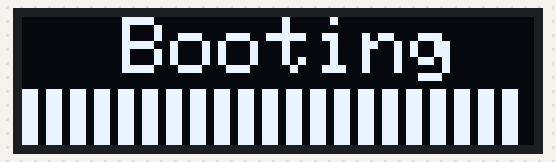
Recording of a program running on a simulated Arduino Nano, built with avr-gcc and run on an emulated ATmega328P. Parts: 128×32 one-colour display. Random numbers use the default seed unless the program sets one.

Above: at 1.0 s.
At 1.5 s:
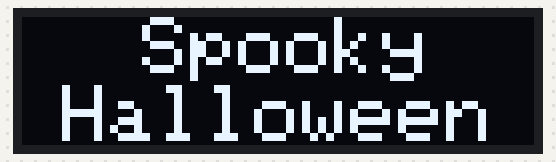
At 2.9 s:
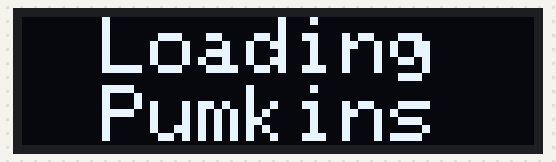
At 3.9 s:
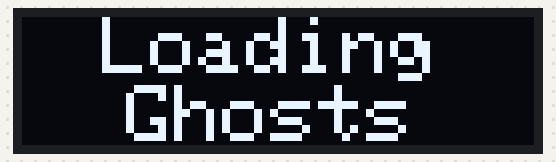
At 22.79 s:
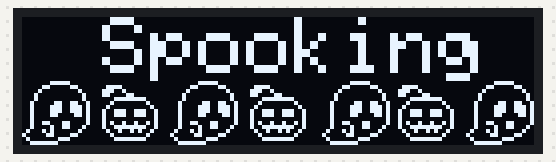
At 39.83 s:
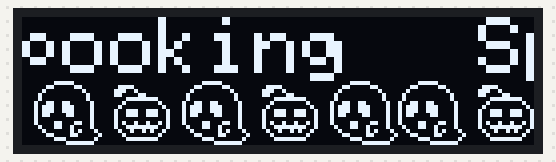

Measured:
- what the display in image 0 shows lasts 0.5 s, from 1.0 s to 1.5 s
- what the display in image 1 shows lasts 1.3 s, from 1.5 s to 2.8 s
- what the display in image 3 shows lasts 1.1 s, from 3.8 s to 4.9 s

The program:

main.cpp
```cpp
#include <Arduino.h>
#include <Adafruit_NeoPixel.h>
#include <Adafruit_SSD1306.h>
#include <Adafruit_I2CDevice.h>
#include <Wire.h>


/* #region  Display */

Adafruit_SSD1306 display = Adafruit_SSD1306(128, 32, &Wire, 4);
const int RIGHT = 0;
const int LEFT = 1;

int progressbarPosition = 0;

/*!
Creates a progressbar and advances it by one recktangle every time this method is called
*/
void progressBar(bool progressbarBegin)
{
  int nextProgressbarPosition = progressbarPosition + 6;

  if (nextProgressbarPosition >= 126 || progressbarBegin)
  {
    nextProgressbarPosition = 0;
    display.fillRect(0, 18, 127, 18, BLACK);
  }

  display.fillRect(nextProgressbarPosition, 18, 4, 18,  WHITE);
  display.display();
  delay(30);

  progressbarPosition = nextProgressbarPosition;
}

/*!
Initiates the OLED display and displays the booting screen
*/
void setupDisplay()
{
  display.begin(SSD1306_SWITCHCAPVCC, 0x3C);
  display.clearDisplay();
  display.setCursor(25, 0);
  display.setTextSize(2);
  display.setTextColor(WHITE);
  display.print("Booting");
  display.display();

  progressBar(true);

  for (size_t i = 0; i < 20; i++)
  {
    progressBar(false);
  }

  delay(500);
  display.clearDisplay();
  display.stopscroll();
  display.display();
}

/*!

*/
void setCursorSettings(const int& cursorX, const int& cursorY, const int& size, const int& color = WHITE)
{
  display.setTextColor(color);
  display.setTextSize(size);
  display.setCursor(cursorX, cursorY);
}

/*!
Scrolls the content of the either left or right for x amount of millisecons
For a 128x32 OLED their are 4 sections 1-4
*/
void scrollDisplay(const int &startSection, const int &endSection, const int &duration, const int &direction)
{
  if (direction == RIGHT)
  {
    display.startscrollright(startSection, endSection);
  }
  else if (direction == LEFT)
  {
    display.startscrollleft(startSection, endSection);
  }
  delay(duration);
  display.stopscroll();
}

/*!
Prints a bitmap of ghosts and pumpkins that look to the right
*/
void printGhostRight()
{
  static const unsigned char PROGMEM right_looking_white[] =
  { 0x01, 0xf0, 0x00, 0x00, 0x00, 0x0f, 0x80, 0x00, 0x00, 0x00, 0x3e, 0x00, 0x00, 0x00, 0x03, 0xe0,
  0x06, 0x0c, 0x07, 0x80, 0x00, 0x30, 0x60, 0x3c, 0x00, 0x00, 0xc1, 0x81, 0xe0, 0x00, 0x0c, 0x18,
  0x08, 0x02, 0x0e, 0x40, 0x00, 0x40, 0x10, 0x72, 0x00, 0x01, 0x00, 0x43, 0x90, 0x00, 0x10, 0x04,
  0x10, 0x01, 0x0c, 0x30, 0x00, 0x80, 0x08, 0x61, 0x80, 0x02, 0x00, 0x23, 0x0c, 0x00, 0x20, 0x02,
  0x10, 0x01, 0x01, 0xfe, 0x00, 0x80, 0x08, 0x0f, 0xf0, 0x02, 0x00, 0x20, 0x7f, 0x80, 0x20, 0x02,
  0x20, 0xcc, 0x82, 0x01, 0x01, 0x06, 0x64, 0x10, 0x08, 0x04, 0x19, 0x90, 0x80, 0x40, 0x41, 0x99,
  0x21, 0xce, 0x84, 0x00, 0x81, 0x0e, 0x74, 0x20, 0x04, 0x04, 0x39, 0xd1, 0x00, 0x20, 0x43, 0x9d,
  0x21, 0xce, 0x89, 0xce, 0x41, 0x0e, 0x74, 0x4e, 0x72, 0x04, 0x39, 0xd2, 0x73, 0x90, 0x43, 0x9d,
  0x21, 0x86, 0x89, 0xce, 0x41, 0x0c, 0x34, 0x4e, 0x72, 0x04, 0x30, 0xd2, 0x73, 0x90, 0x43, 0x0d,
  0x20, 0x00, 0x88, 0x00, 0x41, 0x00, 0x04, 0x40, 0x02, 0x04, 0x00, 0x12, 0x00, 0x10, 0x40, 0x01,
  0x26, 0x30, 0x8a, 0x49, 0x41, 0x31, 0x84, 0x52, 0x4a, 0x04, 0xc6, 0x12, 0x92, 0x50, 0x4c, 0x61,
  0x21, 0x31, 0x09, 0xfe, 0x41, 0x09, 0x88, 0x4f, 0xf2, 0x04, 0x26, 0x22, 0x7f, 0x90, 0x42, 0x62,
  0x45, 0x02, 0x04, 0x94, 0x82, 0x28, 0x10, 0x24, 0xa4, 0x08, 0xa0, 0x41, 0x25, 0x20, 0x8a, 0x04,
  0x83, 0x0c, 0x02, 0x01, 0x04, 0x18, 0x60, 0x10, 0x08, 0x10, 0x61, 0x80, 0x80, 0x41, 0x06, 0x18,
  0x40, 0x70, 0x01, 0xfe, 0x02, 0x03, 0x80, 0x0f, 0xf0, 0x08, 0x0e, 0x00, 0x7f, 0x80, 0x80, 0xe0,
  0x3f, 0x80, 0x00, 0x00, 0x01, 0xfc, 0x00, 0x00, 0x00, 0x07, 0xf0, 0x00, 0x00, 0x00, 0x7f, 0x00 };

  display.drawBitmap(0, 16, right_looking_white, 128, 16, WHITE);
}

/*!
Prints a bitmap of ghosts and pumpkins that look to the left
*/
void printGhostLeft()
{

  static const unsigned char PROGMEM left_looking_white[] =
  { 0x07, 0xc0, 0x00, 0x00, 0x00, 0x3e, 0x00, 0x00, 0x00, 0x01, 0xf0, 0x00, 0x00, 0x00, 0x0f, 0x80,
  0x18, 0x30, 0x07, 0x80, 0x00, 0xc1, 0x80, 0x3c, 0x00, 0x06, 0x0c, 0x01, 0xe0, 0x00, 0x30, 0x60,
  0x20, 0x08, 0x0e, 0x40, 0x01, 0x00, 0x40, 0x72, 0x00, 0x08, 0x02, 0x03, 0x90, 0x00, 0x40, 0x10,
  0x40, 0x04, 0x0c, 0x30, 0x02, 0x00, 0x20, 0x61, 0x80, 0x10, 0x01, 0x03, 0x0c, 0x00, 0x80, 0x08,
  0x40, 0x04, 0x01, 0xfe, 0x02, 0x00, 0x20, 0x0f, 0xf0, 0x10, 0x01, 0x00, 0x7f, 0x80, 0x80, 0x08,
  0x99, 0x82, 0x02, 0x01, 0x04, 0xcc, 0x10, 0x10, 0x08, 0x26, 0x60, 0x80, 0x80, 0x41, 0x33, 0x04,
  0xb9, 0xc2, 0x04, 0x00, 0x85, 0xce, 0x10, 0x20, 0x04, 0x2e, 0x70, 0x81, 0x00, 0x21, 0x73, 0x84,
  0xb9, 0xc2, 0x09, 0xce, 0x45, 0xce, 0x10, 0x4e, 0x72, 0x2e, 0x70, 0x82, 0x73, 0x91, 0x73, 0x84,
  0xb0, 0xc2, 0x09, 0xce, 0x45, 0x86, 0x10, 0x4e, 0x72, 0x2c, 0x30, 0x82, 0x73, 0x91, 0x61, 0x84,
  0x80, 0x02, 0x08, 0x00, 0x44, 0x00, 0x10, 0x40, 0x02, 0x20, 0x00, 0x82, 0x00, 0x11, 0x00, 0x04,
  0x86, 0x32, 0x0a, 0x49, 0x44, 0x31, 0x90, 0x52, 0x4a, 0x21, 0x8c, 0x82, 0x92, 0x51, 0x0c, 0x64,
  0x46, 0x42, 0x09, 0xfe, 0x42, 0x32, 0x10, 0x4f, 0xf2, 0x11, 0x90, 0x82, 0x7f, 0x90, 0x8c, 0x84,
  0x20, 0x51, 0x04, 0x94, 0x81, 0x02, 0x88, 0x24, 0xa4, 0x08, 0x14, 0x41, 0x25, 0x20, 0x40, 0xa2,
  0x18, 0x60, 0x82, 0x01, 0x00, 0xc3, 0x04, 0x10, 0x08, 0x06, 0x18, 0x20, 0x80, 0x40, 0x30, 0xc1,
  0x07, 0x01, 0x01, 0xfe, 0x00, 0x38, 0x08, 0x0f, 0xf0, 0x01, 0xc0, 0x40, 0x7f, 0x80, 0x0e, 0x02,
  0x00, 0xfe, 0x00, 0x00, 0x00, 0x07, 0xf0, 0x00, 0x00, 0x00, 0x3f, 0x80, 0x00, 0x00, 0x01, 0xfc };

  display.drawBitmap(0, 16, left_looking_white, 128, 16, WHITE);
}

/*!
Prints the halloween message that is displayed after the boot sequence is finished
*/
void halloweenMessage()
{
  setCursorSettings(30, 0, 2);
  display.print("Spooky");

  setCursorSettings(10, 17, 2);
  display.print("Halloween");
  display.display();

  int shake_spuky = 40;

  for (size_t i = 0; i < 5; i++)
  {
    scrollDisplay(0, 1, shake_spuky, RIGHT);
    scrollDisplay(0, 1, shake_spuky, LEFT);

    scrollDisplay(0, 1, shake_spuky, LEFT);
    scrollDisplay(0, 1, shake_spuky, RIGHT);
  }

  int shake_halloween = 26;

  for (size_t i = 0; i < 5; i++)
  {
    scrollDisplay(2, 3, shake_halloween, RIGHT);
    scrollDisplay(2, 3, shake_halloween, LEFT);

    scrollDisplay(2, 3, shake_halloween, LEFT);
    scrollDisplay(2, 3, shake_halloween, RIGHT);
  }

  display.clearDisplay();
  display.stopscroll();

  setCursorSettings(20, 0, 2);
  display.print("Loading");
  setCursorSettings(20, 17, 2);
  display.print("Pumkins");
  display.display();
  delay(500);

  display.clearDisplay();
  setCursorSettings(20, 0, 2);
  display.print("Loading");
  setCursorSettings(44, 17, 2);
  display.print("and");
  display.display();
  delay(500);

  display.clearDisplay();
  setCursorSettings(20, 0, 2);
  display.print("Loading");
  setCursorSettings(26, 17, 2);
  display.print("Ghosts");
  display.display();
  delay(500);
}

/*!
Creates an animation with a black background and white outlines
*/
void bmp_animation_black_on_white()
{
  setCursorSettings(0, 0, 2);
  display.print("Loading");

  setCursorSettings(0, 17, 2);
  display.print("Animation");

  display.display();
  delay(3000);
  display.clearDisplay();

  static const unsigned char PROGMEM left_looking_white[] =
{ 0xf8, 0x3f, 0xff, 0xff, 0xff, 0xc1, 0xff, 0xff, 0xff, 0xfe, 0x0f, 0xff, 0xff, 0xff, 0xf0, 0x7f,
0xe7, 0xcf, 0xf8, 0x7f, 0xff, 0x3e, 0x7f, 0xc3, 0xff, 0xf9, 0xf3, 0xfe, 0x1f, 0xff, 0xcf, 0x9f,
0xdf, 0xf7, 0xf1, 0xbf, 0xfe, 0xff, 0xbf, 0x8d, 0xff, 0xf7, 0xfd, 0xfc, 0x6f, 0xff, 0xbf, 0xef,
0xbf, 0xfb, 0xf3, 0xcf, 0xfd, 0xff, 0xdf, 0x9e, 0x7f, 0xef, 0xfe, 0xfc, 0xf3, 0xff, 0x7f, 0xf7,
0xbf, 0xfb, 0xfe, 0x01, 0xfd, 0xff, 0xdf, 0xf0, 0x0f, 0xef, 0xfe, 0xff, 0x80, 0x7f, 0x7f, 0xf7,
0x66, 0x7d, 0xfd, 0xfe, 0xfb, 0x33, 0xef, 0xef, 0xf7, 0xd9, 0x9f, 0x7f, 0x7f, 0xbe, 0xcc, 0xfb,
0x46, 0x3d, 0xfb, 0xff, 0x7a, 0x31, 0xef, 0xdf, 0xfb, 0xd1, 0x8f, 0x7e, 0xff, 0xde, 0x8c, 0x7b,
0x46, 0x3d, 0xf6, 0x31, 0xba, 0x31, 0xef, 0xb1, 0x8d, 0xd1, 0x8f, 0x7d, 0x8c, 0x6e, 0x8c, 0x7b,
0x4f, 0x3d, 0xf6, 0x31, 0xba, 0x79, 0xef, 0xb1, 0x8d, 0xd3, 0xcf, 0x7d, 0x8c, 0x6e, 0x9e, 0x7b,
0x7f, 0xfd, 0xf7, 0xff, 0xbb, 0xff, 0xef, 0xbf, 0xfd, 0xdf, 0xff, 0x7d, 0xff, 0xee, 0xff, 0xfb,
0x79, 0xcd, 0xf5, 0xb6, 0xbb, 0xce, 0x6f, 0xad, 0xb5, 0xde, 0x73, 0x7d, 0x6d, 0xae, 0xf3, 0x9b,
0xb9, 0xbd, 0xf6, 0x01, 0xbd, 0xcd, 0xef, 0xb0, 0x0d, 0xee, 0x6f, 0x7d, 0x80, 0x6f, 0x73, 0x7b,
0xdf, 0xae, 0xfb, 0x6b, 0x7e, 0xfd, 0x77, 0xdb, 0x5b, 0xf7, 0xeb, 0xbe, 0xda, 0xdf, 0xbf, 0x5d,
0xe7, 0x9f, 0x7d, 0xfe, 0xff, 0x3c, 0xfb, 0xef, 0xf7, 0xf9, 0xe7, 0xdf, 0x7f, 0xbf, 0xcf, 0x3e,
0xf8, 0xfe, 0xfe, 0x01, 0xff, 0xc7, 0xf7, 0xf0, 0x0f, 0xfe, 0x3f, 0xbf, 0x80, 0x7f, 0xf1, 0xfd,
0xff, 0x01, 0xff, 0xff, 0xff, 0xf8, 0x0f, 0xff, 0xff, 0xff, 0xc0, 0x7f, 0xff, 0xff, 0xfe, 0x03 };

static const unsigned char PROGMEM right_looking_white[] =
{ 0xfe, 0x0f, 0xff, 0xff, 0xff, 0xf0, 0x7f, 0xff, 0xff, 0xff, 0xc1, 0xff, 0xff, 0xff, 0xfc, 0x1f,
0xf9, 0xf3, 0xf8, 0x7f, 0xff, 0xcf, 0x9f, 0xc3, 0xff, 0xff, 0x3e, 0x7e, 0x1f, 0xff, 0xf3, 0xe7,
0xf7, 0xfd, 0xf1, 0xbf, 0xff, 0xbf, 0xef, 0x8d, 0xff, 0xfe, 0xff, 0xbc, 0x6f, 0xff, 0xef, 0xfb,
0xef, 0xfe, 0xf3, 0xcf, 0xff, 0x7f, 0xf7, 0x9e, 0x7f, 0xfd, 0xff, 0xdc, 0xf3, 0xff, 0xdf, 0xfd,
0xef, 0xfe, 0xfe, 0x01, 0xff, 0x7f, 0xf7, 0xf0, 0x0f, 0xfd, 0xff, 0xdf, 0x80, 0x7f, 0xdf, 0xfd,
0xdf, 0x33, 0x7d, 0xfe, 0xfe, 0xf9, 0x9b, 0xef, 0xf7, 0xfb, 0xe6, 0x6f, 0x7f, 0xbf, 0xbe, 0x66,
0xde, 0x31, 0x7b, 0xff, 0x7e, 0xf1, 0x8b, 0xdf, 0xfb, 0xfb, 0xc6, 0x2e, 0xff, 0xdf, 0xbc, 0x62,
0xde, 0x31, 0x76, 0x31, 0xbe, 0xf1, 0x8b, 0xb1, 0x8d, 0xfb, 0xc6, 0x2d, 0x8c, 0x6f, 0xbc, 0x62,
0xde, 0x79, 0x76, 0x31, 0xbe, 0xf3, 0xcb, 0xb1, 0x8d, 0xfb, 0xcf, 0x2d, 0x8c, 0x6f, 0xbc, 0xf2,
0xdf, 0xff, 0x77, 0xff, 0xbe, 0xff, 0xfb, 0xbf, 0xfd, 0xfb, 0xff, 0xed, 0xff, 0xef, 0xbf, 0xfe,
0xd9, 0xcf, 0x75, 0xb6, 0xbe, 0xce, 0x7b, 0xad, 0xb5, 0xfb, 0x39, 0xed, 0x6d, 0xaf, 0xb3, 0x9e,
0xde, 0xce, 0xf6, 0x01, 0xbe, 0xf6, 0x77, 0xb0, 0x0d, 0xfb, 0xd9, 0xdd, 0x80, 0x6f, 0xbd, 0x9d,
0xba, 0xfd, 0xfb, 0x6b, 0x7d, 0xd7, 0xef, 0xdb, 0x5b, 0xf7, 0x5f, 0xbe, 0xda, 0xdf, 0x75, 0xfb,
0x7c, 0xf3, 0xfd, 0xfe, 0xfb, 0xe7, 0x9f, 0xef, 0xf7, 0xef, 0x9e, 0x7f, 0x7f, 0xbe, 0xf9, 0xe7,
0xbf, 0x8f, 0xfe, 0x01, 0xfd, 0xfc, 0x7f, 0xf0, 0x0f, 0xf7, 0xf1, 0xff, 0x80, 0x7f, 0x7f, 0x1f,
0xc0, 0x7f, 0xff, 0xff, 0xfe, 0x03, 0xff, 0xff, 0xff, 0xf8, 0x0f, 0xff, 0xff, 0xff, 0x80, 0xff };


  display.drawBitmap(0, 0, left_looking_white, 128, 16, WHITE);
  display.drawBitmap(0, 16, right_looking_white, 128, 16, WHITE);
  display.display();


  display.startscrollleft(0, 1);
  delay(5000);
  display.startscrollright(2, 3);
  delay(5000);
  display.stopscroll();
}

/*!
Creates an animation with a white background and balck outlines
*/
void bmp_animation_white_on_black()
{
  for (size_t i = 0; i < 10; i++)
  {
    display.clearDisplay();
    setCursorSettings(20, 0, 2);
    display.print("Spooking");

    printGhostRight();
    display.display();
    display.startscrollright(2, 3);
    delay(2200);

    display.clearDisplay();
    setCursorSettings(20, 0, 2);
    display.print("Spooking");
    printGhostLeft();
    display.display();
    display.startscrollleft(2, 3);
    delay(2200);
  }

}

/* #endregion */

/* #region  LED's */
#define lamp
int BRIGHTNESS = 20;


/*!
Different Configurations since my desks & lamps use differnt length and types of LED Strips
*/
#ifdef lamp
int STRIP_SIZE = 20;
neoPixelType LED_TYPE = NEO_GRBW + NEO_KHZ800;
uint32_t PURPLE_COLOR = Adafruit_NeoPixel::gamma32(Adafruit_NeoPixel::Color(142,0,255));
uint32_t ORANGE_COLOR = Adafruit_NeoPixel::gamma32(Adafruit_NeoPixel::Color(255,168,18));
int SNAKE_SPEED = 85;
int SNAKE_LENGTH = 4;
#endif

#ifdef officedesk
int STRIP_SIZE = 47;
neoPixelType LED_TYPE = NEO_GRBW + NEO_KHZ800;
uint32_t PURPLE_COLOR = Adafruit_NeoPixel::gamma32(Adafruit_NeoPixel::Color(255,135,10));
uint32_t ORANGE_COLOR = Adafruit_NeoPixel::gamma32(Adafruit_NeoPixel::Color(132,0,190));
int SNAKE_SPEED = 30;
int SNAKE_LENGTH = 14;
#endif

#ifdef standingdesk
int STRIP_SIZE = 112;
neoPixelType LED_TYPE = NEO_GRB + NEO_KHZ800;
uint32_t PURPLE_COLOR = Adafruit_NeoPixel::gamma32(Adafruit_NeoPixel::Color(142,0,255));
uint32_t ORANGE_COLOR = Adafruit_NeoPixel::gamma32(Adafruit_NeoPixel::Color(255,168,18));
int SNAKE_SPEED = 30;
int SNAKE_LENGTH = 28;
#endif

Adafruit_NeoPixel strip = Adafruit_NeoPixel(STRIP_SIZE, 5, LED_TYPE);

/*!
Moves a line of x LED's from the beginning to the end of the LED's strip and wraps it around, to the beginning, once it hit the end
*/
void snakeAnimation()
{

  if(SNAKE_LENGTH >= strip.numPixels()) SNAKE_LENGTH = strip.numPixels() - 1;

  int      head          = SNAKE_LENGTH - 1;
  int      tail          = 0;
  int      loops         = 20000;
  int      loopNum       = 0;
  uint32_t lastTime      = millis();

  while(true) { // Repeat forever (or until a 'break' or 'return')

    for(int i=0; i<strip.numPixels(); i++) {  // For each pixel in strip...
      if(((i >= tail) && (i <= head)) ||      //  If between head & tail...
         ((tail > head) && ((i >= tail) || (i <= head)))) {
        strip.setPixelColor(i, ORANGE_COLOR); // Set white
      } else {                                             // else set rainbow
        strip.setPixelColor(i, PURPLE_COLOR);
      }
    }

    strip.show();

    if((millis() - lastTime) > SNAKE_SPEED) { // Time to update head/tail?
      if(++head >= strip.numPixels()) {      // Advance head, wrap around
        head = 0;
        if(++loopNum >= loops) return;
      }
      if(++tail >= strip.numPixels()) {      // Advance tail, wrap around
        tail = 0;
      }
      lastTime = millis();                   // Save time of last movement
    }

  }
}

/*!
Lights up an x amount of random LED's in orange every 500 milliseconds
*/
void cracklingStrip()
{
  while (true)
  {
    strip.fill(PURPLE_COLOR, 0, STRIP_SIZE);

    for (size_t i = 0; i < 20; i++)
    {
      //int randomBrightness = random(20, 255);
      int randomLED = random (0, STRIP_SIZE);
      strip.setPixelColor(randomLED, ORANGE_COLOR);
    }

    strip.show();
    delay(500);
  }

}


/* #endregion */


void ledMain()
{
  strip.begin();
  strip.clear();
  strip.setBrightness(BRIGHTNESS);
  strip.show();

  snakeAnimation();
  //cracklingStrip();

}

void oledMain()
{
  setupDisplay();
  halloweenMessage();

  delay(550);
  display.clearDisplay();
  display.stopscroll();


  bmp_animation_white_on_black();

}

void setup()
{
  Serial.begin(9600);
  //ledMain();
  oledMain();
}

void loop()
{

}
```
